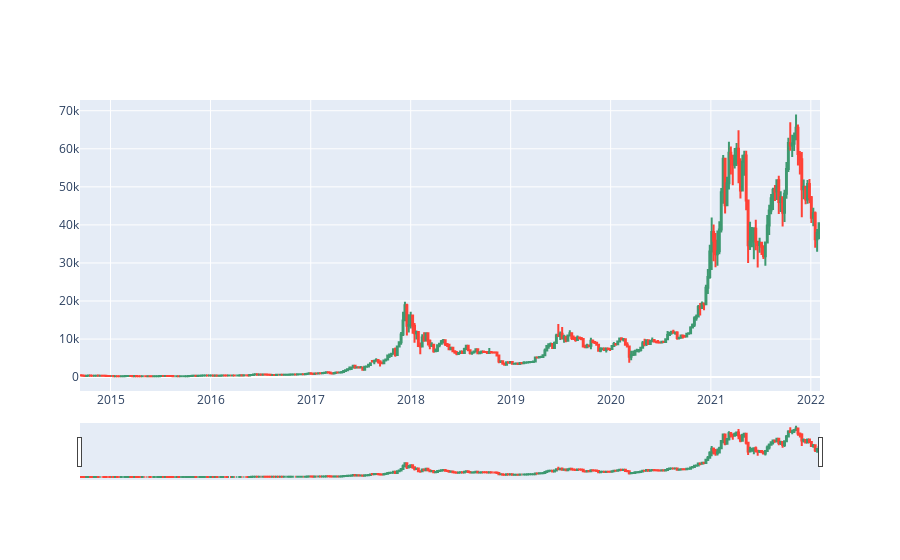

Notebook cell for this chart:
### Markdown cell above
## Plotly visualization of btc_merged_weekly

### Code cell
import plotly.graph_objects as go
import plotly.express as px

fig = go.Figure(data=[go.Candlestick(x=btc_merged_weekly.index,
                open=btc_merged_weekly['Open'],
                high=btc_merged_weekly['High'],
                low=btc_merged_weekly['Low'],
                close=btc_merged_weekly['Close'])])

fig.show()

### Figure 1 — Plotly figure (JSON) as saved in the notebook; plotly's stock layout.template omitted (floating-point values rounded to 4 significant figures; data arrays with more than 128 entries replaced by an {"elided": "..."} marker saying what was removed)
{"data": [{"close": {"elided": "386 float values"}, "high": {"elided": "386 float values"}, "low": {"elided": "386 float values"}, "open": {"elided": "386 float values"}, "type": "candlestick", "x": {"elided": "386 str values"}}], "layout": {}}
